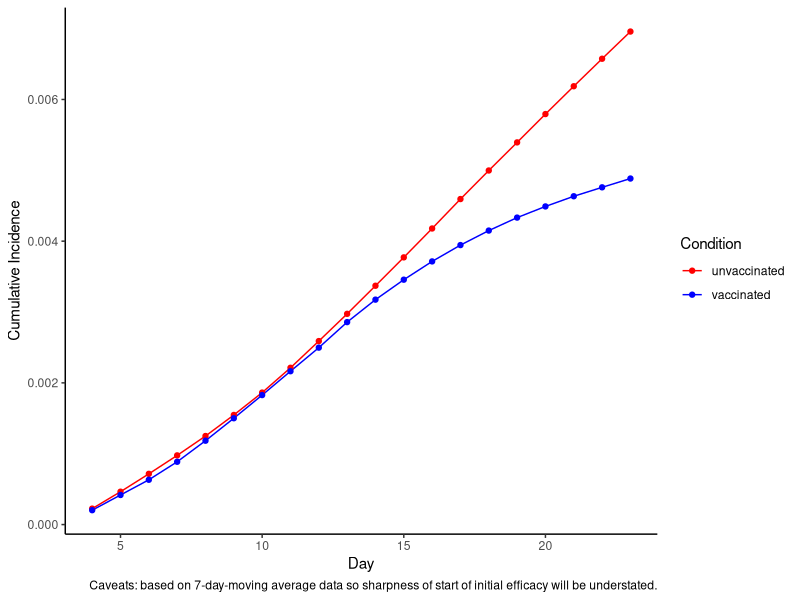

Recreate this plot in R.
## ---- chunk 1

library(tidyverse)

data = read_csv("data_from_chart.csv")


## ---- chunk 2
size_of_cohort = 50777
size_of_all_members = 480000
size_of_unvaccinated = size_of_all_members-size_of_cohort
data = data %>% mutate(new_infections_all_members = AllMembersNormalised*size_of_all_members/size_of_cohort)
data = data %>% mutate(new_infections_unvaccinated = new_infections_all_members - VaccinatedCohort)
data = data %>% mutate(daily_incidence_unvaccinated = new_infections_unvaccinated/size_of_unvaccinated)
data = data %>% mutate(daily_incidence_vaccinated = VaccinatedCohort/size_of_cohort)

graphdata = data %>% select(c(Day,contains("daily_incidence"))) %>% pivot_longer(-Day,names_to="group",values_to="daily_incidence") %>% separate(group,into=c("bla","bla2","condition"),sep="_") %>% select(-contains("bla")) %>% group_by(condition) %>% arrange(Day) %>% mutate(cumulative_incidence=cumsum(daily_incidence))

ggplot(graphdata,aes(x=Day,y=cumulative_incidence,color=condition))+geom_line()+theme_classic()+labs(caption="Caveats: based on 7-day-moving average data so sharpness of start of initial efficacy will be understated.",color="Condition",y="Cumulative Incidence")+scale_color_manual(values=c("red","blue"))+geom_point()
